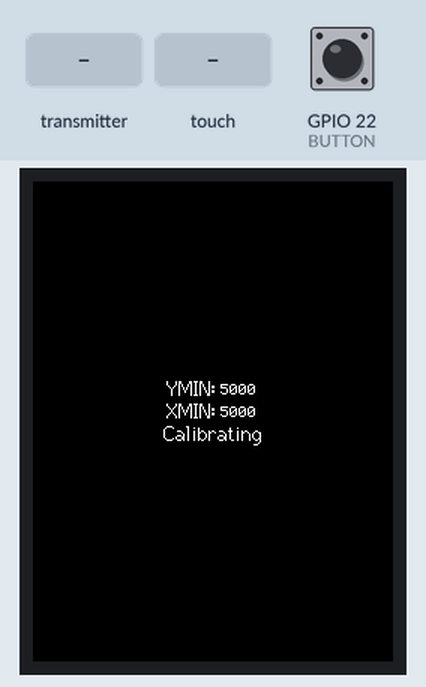
Recording of a sketch running on a simulated ESP32. Shown: 240×320 colour display. Inputs (shaded band) come from the test bench; at power-on: GPIO 22 (BUTTON) HIGH. What the sketch prints to the serial monitor is not drawn.

Above: at 2.2 s.
2.3 s: GPIO 22 (BUTTON) pulled LOW for 0.15 s
At 3.3 s:
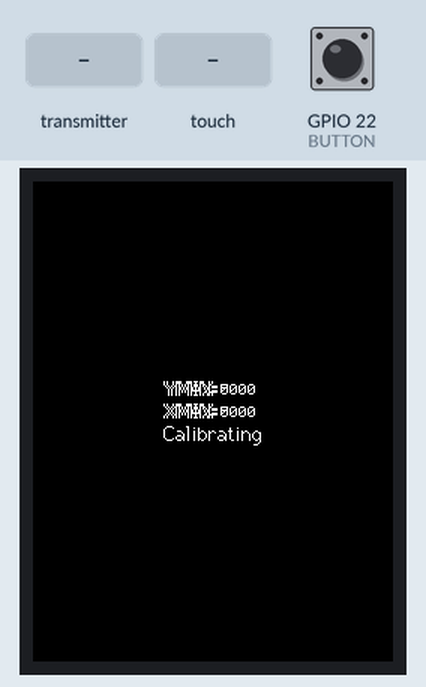
3.9 s: GPIO 22 (BUTTON) pulled LOW for 1 s
At 5.0 s:
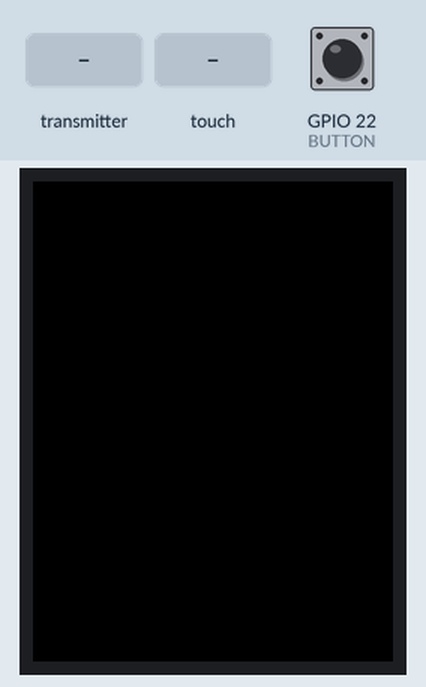
6.4 s: the transmitter starts sending receivedCursors.0 = 0
8.4 s: the transmitter starts sending receivedCursors.1 = 1024
At 9.6 s:
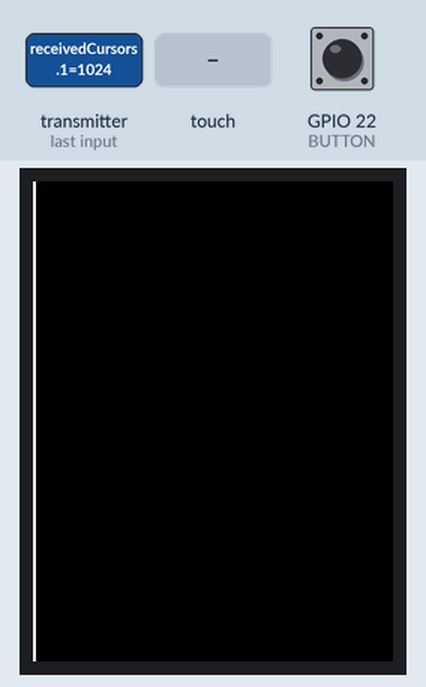
9.9 s: touch panel pressed at 13 % / 10 % of its raw x / y range
11.4 s: GPIO 22 (BUTTON) pulled LOW for 3.2 s
At 11.9 s:
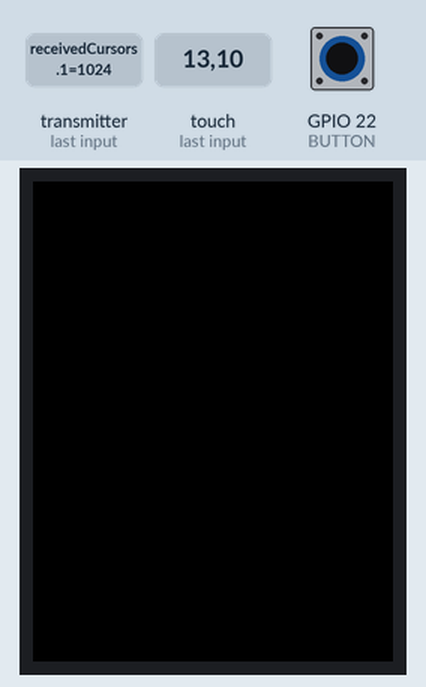
Timing chart, 0 to 14.4 s (numbered marks = the images above; inputs shaded):
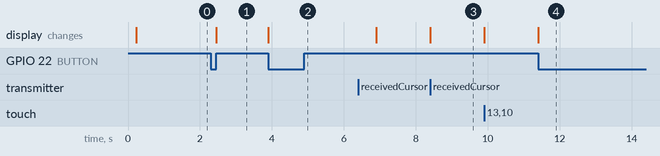

The sketch:

Synced_Board_V1_Patched.ino
```cpp
#include <SPI.h>
#include <TFT_eSPI.h>
#include <XPT2046_Touchscreen.h>
#include <esp_now.h>
#include <WiFi.h>

//const uint8_t PROGMEM broadcastAddress[] = {0x00,0x00,0x00,0x00,0x00,0x00};
const uint8_t PROGMEM broadcastAddress[] = {0x00,0x00,0x00,0x00,0x00,0x00};//Target device's MAC Address, replace it with yours

TaskHandle_t Task0;
TaskHandle_t Task1;

#define T_CS 5
#define T_IRQ 16

#define BUTTON 22
/*Connections
  T_IRQ->16
  T_DO->D19
  T_DIN->D23
  T_CS->D5
  T_CLK->D18
  MISO->No connection
  LED->3V3
  SCK->D18
  MOSI->D23
  DC->D2
  RESET->D4
  CS->D15
*/

TFT_eSPI tft = TFT_eSPI();
XPT2046_Touchscreen ts(T_CS,T_IRQ);

int16_t calData[4]={5000/*X_MIN*/,5000/*Y_MIN*/,0/*X_MAX*/,0/*Y_MAX*/};
int lineCursors[4];
int receivedCursors[4]={-1,0,0,0};
bool syncing=0;
bool calibrated=0;
bool pressed=0;

void updateLine(){
  lineCursors[2]=lineCursors[0];
  lineCursors[3]=lineCursors[1];
  TS_Point p = ts.getPoint();
  lineCursors[0]=p.x;
  lineCursors[1]=p.y;
}

void translate(){
  int displayCursors[4];
  displayCursors[0]=map(lineCursors[0],calData[0],calData[2],0,tft.width());
  displayCursors[1]=map(lineCursors[1],calData[1],calData[3],0,tft.height());
  displayCursors[2]=map(lineCursors[2],calData[0],calData[2],0,tft.width());
  displayCursors[3]=map(lineCursors[3],calData[1],calData[3],0,tft.height());
  int sendCursors[2];
  for(int i=0;i<2;i++)sendCursors[i]=displayCursors[i];
  esp_now_send(broadcastAddress, (uint8_t *) &sendCursors, 8);
  tft.drawWideLine(displayCursors[0],displayCursors[1],displayCursors[2],displayCursors[3],2,TFT_WHITE,TFT_WHITE);
}

void touchCalibrate(int16_t (*calibP)[4], int confirmPin){
  pinMode(confirmPin,INPUT_PULLUP);
  tft.drawCentreString("Calibrating",tft.width()/2,tft.height()/2,2);
  tft.drawCentreString("XMIN:",tft.width()/2-15,tft.height()/2-15,2);
  tft.drawCentreString("YMIN:",tft.width()/2-15,tft.height()/2-30,2);
  while(digitalRead(confirmPin)){
    vTaskDelay(1);
    if(ts.tirqTouched()||ts.touched()){
      TS_Point p=ts.getPoint();
      if(p.x<*(*calibP)&&p.x!=0) *(*calibP)=p.x;
      if(p.y<*(*calibP+1)&&p.y!=0) *(*calibP+1)=p.y;
    }
    tft.setCursor(tft.width()/2+5,tft.height()/2-10);
    tft.printf("%d ",*(*calibP));
    tft.setCursor(tft.width()/2+5,tft.height()/2-25);
    tft.printf("%d ",*(*calibP+1));
  }
  tft.setCursor(tft.width()/2+5,tft.height()/2-10);
  tft.print("    ");
  tft.setCursor(tft.width()/2+5,tft.height()/2-25);
  tft.printf("    ");
  while(!digitalRead(confirmPin))vTaskDelay(1);

  tft.drawCentreString("XMAX:",tft.width()/2-15,tft.height()/2-15,2);
  tft.drawCentreString("YMAX:",tft.width()/2-15,tft.height()/2-30,2);
  while(digitalRead(confirmPin)){
    vTaskDelay(1);
    if(ts.tirqTouched()||ts.touched()){
      TS_Point p=ts.getPoint();
      if(p.x>*(*calibP+2)/*&&p.x!=0*/) *(*calibP+2)=p.x;
      if(p.y>*(*calibP+3)/*&&p.y!=0*/) *(*calibP+3)=p.y;
    }
    tft.setCursor(tft.width()/2+5,tft.height()/2-10);
    tft.printf("%d ",*(*calibP+2));
    tft.setCursor(tft.width()/2+5,tft.height()/2-25);
    tft.printf("%d ",*(*calibP+3));
  }
  calibrated=1;
}

void OnDataSent(const uint8_t *mac_addr, esp_now_send_status_t status) {}

// 收到消息的回调函数
void OnDataRecv(const uint8_t * mac, const uint8_t *incomingData, int len) {
  if(calibrated){
    for(int i=0;i<2;i++)receivedCursors[i+2]=receivedCursors[i];
    memcpy(&receivedCursors, incomingData, 8);
    syncing=1;
  }

}

void setup() {
  Serial.begin(115200);
  xTaskCreatePinnedToCore(
                    Task0code,   /* Task function. */
                    "Task0",     /* name of task. */
                    10000,       /* Stack size of task */
                    NULL,        /* parameter of the task */
                    1,           /* priority of the task */
                    &Task0,      /* Task handle to keep track of created task */
                    0);          /* pin task to core 0 */
  delay(500);
  //create a task that will be executed in the Task2code() function, with priority 1 and executed on core 1
  xTaskCreatePinnedToCore(
                    Task1code,   /* Task function. */
                    "Task1",     /* name of task. */
                    10000,       /* Stack size of task */
                    NULL,        /* parameter of the task */
                    1,           /* priority of the task */
                    &Task1,      /* Task handle to keep track of created task */
                    1);          /* pin task to core 1 */
  delay(500);
  Serial.print("LocalMacAddress:");
  Serial.println(WiFi.macAddress());
}

void Task0code(void * pvParameters){
  tft.init();
  ts.begin();
  tft.setRotation(0);
  ts.setRotation(2-tft.getRotation()%2);
  tft.fillScreen(TFT_BLACK);
  touchCalibrate(&calData,BUTTON);
  /*Serial.println(calData[0]);
  Serial.println(calData[1]);
  Serial.println(calData[2]);
  Serial.println(calData[3]);*/
  tft.fillScreen(TFT_BLACK);
  int relCount=2;
  for(;;){
    vTaskDelay(1);
    if(ts.tirqTouched()||ts.touched()){
      relCount=0;
      while((ts.tirqTouched()||ts.touched())&&!syncing){
        relCount=0;
        updateLine();
        if(lineCursors[2]!=0||lineCursors[3]!=0){
          translate();
          delay(20);//The best value
        }
      }
    }else{
      for(int i=0;i<4;i++)lineCursors[i]=0;
      int noTouch[2]={-1,0};
      if(relCount<2){
        esp_now_send(broadcastAddress, (uint8_t *) &noTouch, 8);
        relCount++;
      }
    }
  }
}

void Task1code(void * pvParameters){
  // 设置ESP32为STA模式
  WiFi.mode(WIFI_STA);

  //初始化 ESP-NOW
  if (esp_now_init() != ESP_OK) {
    //Serial.println("Error initializing ESP-NOW");
    return;
  }

//注册发送回调函数
  esp_now_register_send_cb(OnDataSent);

  // 注册通信频道
  esp_now_peer_info_t peerInfo;
  memcpy(peerInfo.peer_addr, broadcastAddress, 6);
  peerInfo.channel = 0;
  peerInfo.encrypt = false;

  if (esp_now_add_peer(&peerInfo) != ESP_OK){
    //Serial.println("Failed to add peer");
    return;
  }
  //注册接收回调函数
  esp_now_register_recv_cb(OnDataRecv);

  for(;;){
    vTaskDelay(1);
    if(calibrated){
      while(syncing){
        /*Serial.printf("RecX1:%d\n",receivedCursors[0]);
        Serial.printf("RecY1:%d\n",receivedCursors[1]);
        Serial.printf("RecX2:%d\n",receivedCursors[2]);
        Serial.printf("RecY2:%d\n",receivedCursors[3]);*/
        if(receivedCursors[0]>=0&&receivedCursors[1]>=0&&receivedCursors[2]>=0&&receivedCursors[3]>=0)tft.drawWideLine(receivedCursors[0],receivedCursors[1],receivedCursors[2],receivedCursors[3],2,TFT_WHITE,TFT_WHITE);
        else if(receivedCursors[1]==-1)tft.fillScreen(TFT_BLACK);
        syncing=0;
      }
      if(!digitalRead(BUTTON)&&!pressed){
        int clearScreen[2]={0,-1};
        esp_now_send(broadcastAddress, (uint8_t *) &clearScreen, 8);
        tft.fillScreen(TFT_BLACK);
        pressed=1;
      }
      if(digitalRead(BUTTON))pressed=0;
    }
  }
}

void loop() {

}
```

Measured:
- after the input at 2.3 s, the display: first changes after 0.15 s (image 1 shows a later state)
- after the input at 3.9 s, the display: changes at once (image 2)
- after the input at 8.4 s, the display: changes at once (image 3)
- after the input at 11.4 s, the display: changes at once (image 4)
